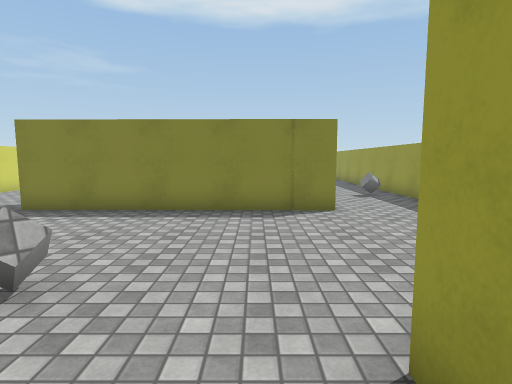
view 1 (above)

22 first-person views from a walk through a 3-D level made in the Unity game engine. The camera is 1.4 m above the floor, tilts 6° down and sees 80° across. The floor is counted in squares, 1 m on a side. Each view is taken from the middle of a square. On the plan, view 1 faces up. The plan holds only what a view shows up to about 14 squares ahead; the rest is blank. The place goes on beyond the plan. The player character is not drawn. Surface patterns are stand-ins for the level's own textures.

view 2
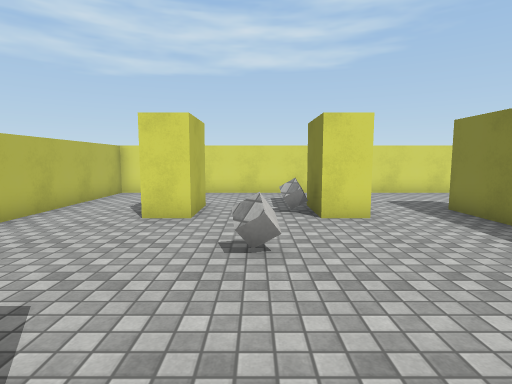

view 3
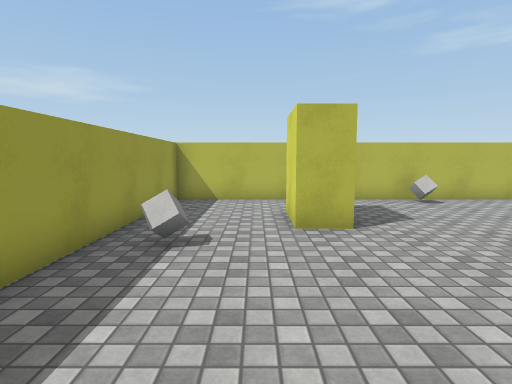

view 4
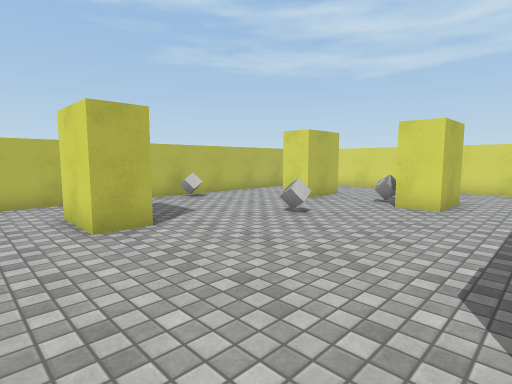

view 5
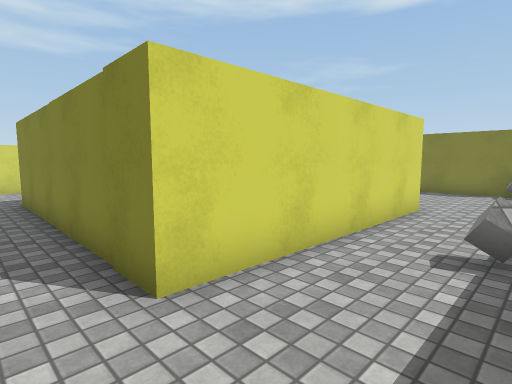

view 6
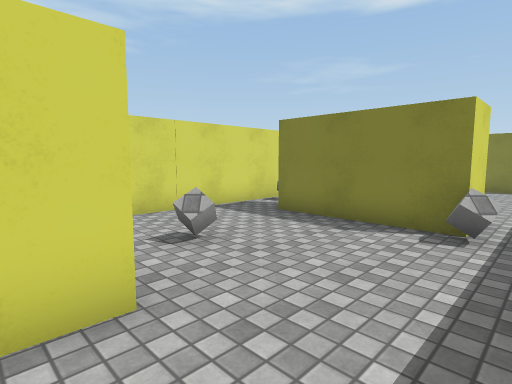

view 7
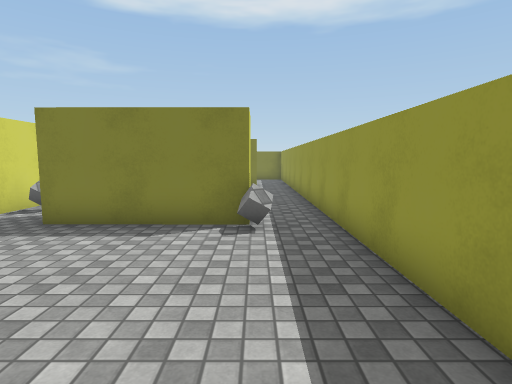

view 8
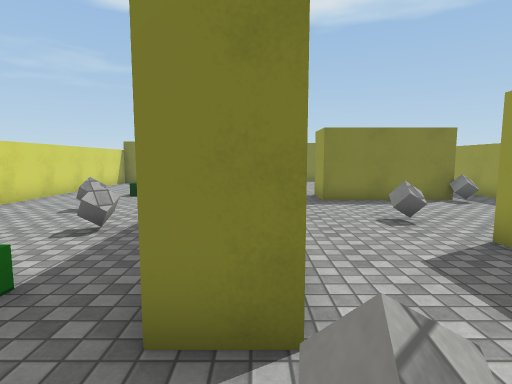

view 9
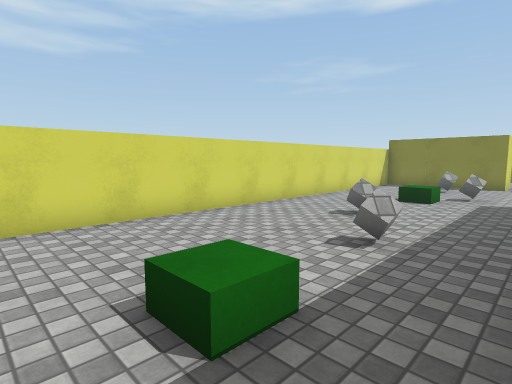

view 10
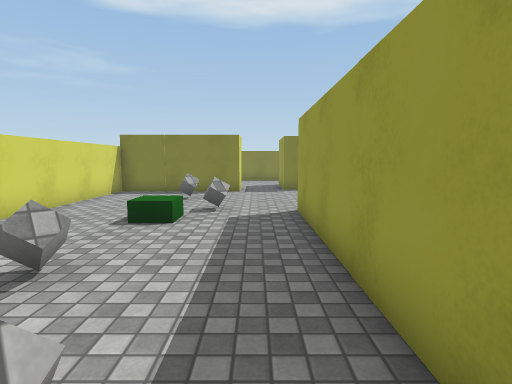

view 11
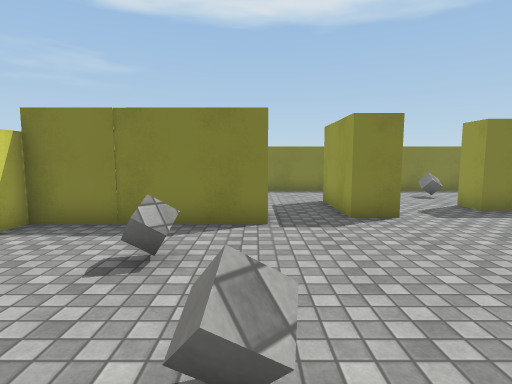

view 12
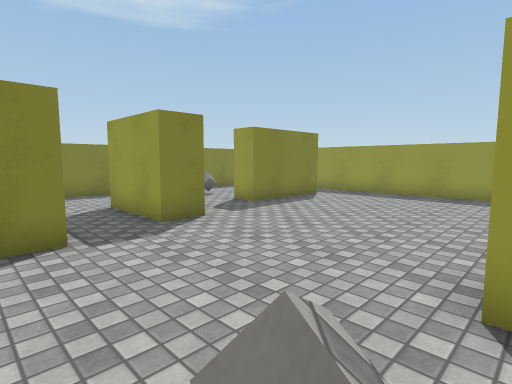

view 13
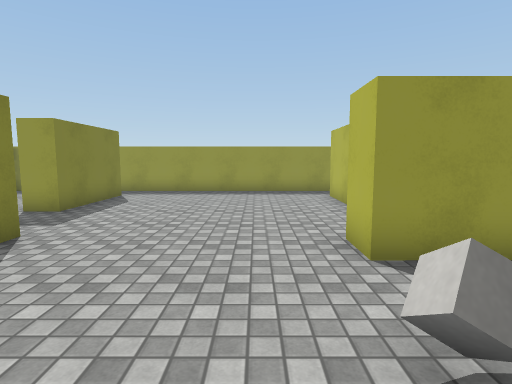

view 14
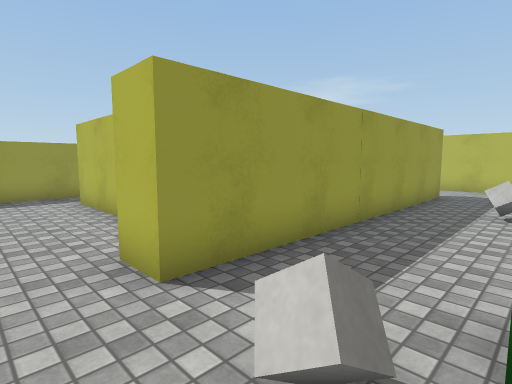

view 15
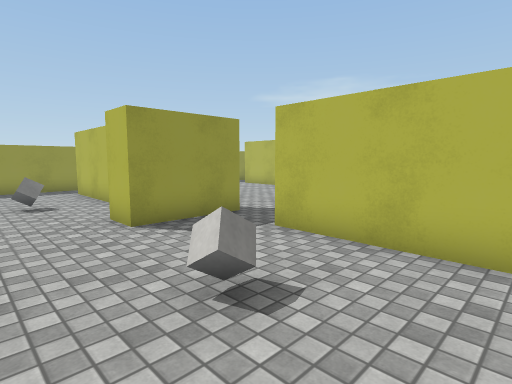

view 16
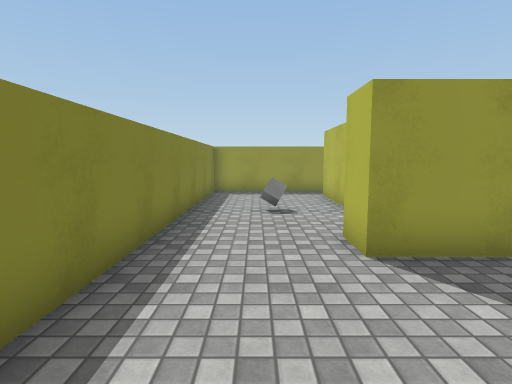

view 17
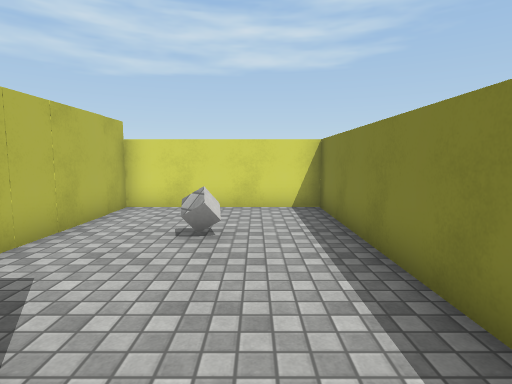

view 18
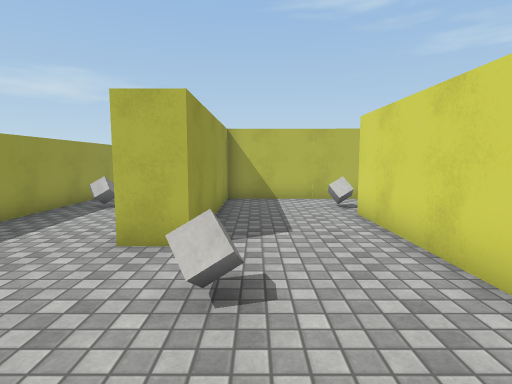

view 19
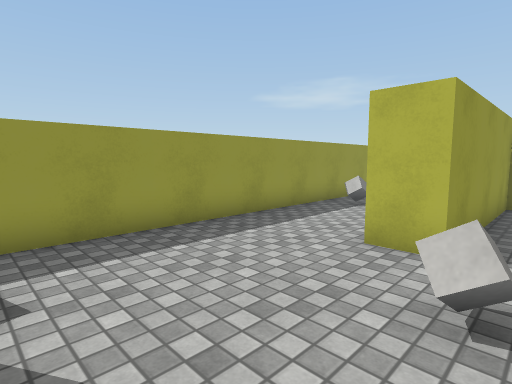

view 20
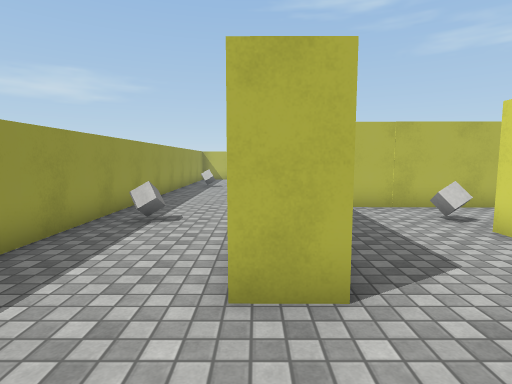

view 21
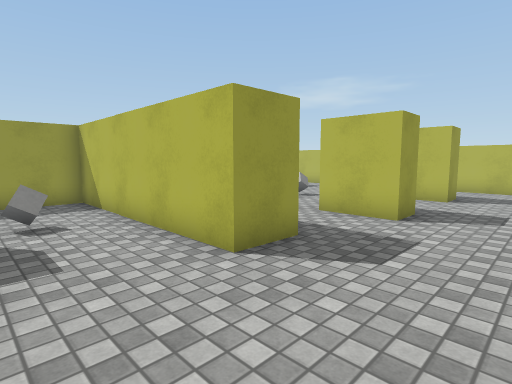

view 22
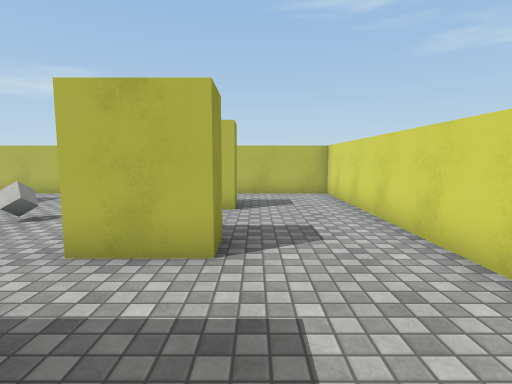

### Floor plan
Points are (right, up) in squares from view 1. A wall is a line through its corners. A room is listed if a view was taken in it or the views show most of it. See-through windows are left out.
Room 1 (views 1, 2, 3, 4, 5, 6, 7, 8, 9, 10, 11, 12, 13, 14, 15, 16, 17, 18, 19, 20, 21, 22)
walls: (1.1, 16.1) (2.3, 16.1) (2.2, 8.4) (-6.6, 8.5) (-6.6, 10) (1.1, 10) (1.1, 16.1); (-2.6, 13.1) (-3.8, 13.1) (-3.8, 24.4) (-2.7, 24.4) (-2.6, 13.1); (0.7, 23.1) (3.9, 23.1) (3.9, 21.6) (-0.7, 21.6) (-0.7, 23.1); (-5.3, 5.8) (-5.3, 4.6) (-7.4, 4.6) (-7.4, 5.8) (-5.3, 5.8); (-2.4, 30.3) (-3.7, 30.3) (-3.7, 33.4) (-2.4, 33.4); (-5.7, 30.2) (-5.7, 29.6) (-11, 29.6) (-11, -2.7) (5.8, -2.7) (5.8, 36.9) (-11, 36.9) (-11, 31.2) (-5.7, 31.2); (4.1, 31.3) (0.2, 31.4) (0.2, 32.4) (4.1, 32.3); (1, 1) (1, 1.9) (2.1, 1.9) (2.1, -0.4); (-7.4, 0.1) (-7.4, 1.4) (-5.3, 1.4) (-5.3, 0.2)
objects: white cube (-8, 20); white cube (-8, 34); white cube (-7, 27); white cube (-6, 4); white cube (-6, 17); white cube (-6, 25); white cube (-3, -2); white cube (-3, 3); white cube (-3, 12); white cube (-2, 23); white cube (0, 18); white cube (1, 35); white cube (4, 3); white cube (4, 12); white cube (4, 21)

Where each view was taken, in squares from view 1:
view 1: 0 up, 0 right, facing up
view 2: 3 up, 2 right, facing left
view 3: 8 up, 3 right, facing down
view 4: 8 up, 4 right, facing down-left
view 5: 7 up, 5 right, facing up-left
view 6: 15 up, 5 right, facing up-left
view 7: 15 up, 4 right, facing up
view 8: 11 up, 3 left, facing up
view 9: 12 up, 4 left, facing up-left
view 10: 16 up, 5 left, facing up
view 11: 23 up, 6 left, facing up
view 12: 24 up, 7 left, facing up-right
view 13: 26 up, 8 left, facing right
view 14: 26 up, 7 left, facing down-right
view 15: 36 up, 10 left, facing down-right
view 16: 35 up, 8 left, facing right
view 17: 35 up, 2 left, facing left
view 18: 21 up, 0 right, facing down
view 19: 21 up, 0 right, facing down-right
view 20: 19 up, 2 right, facing down
view 21: 13 up, 10 left, facing down-right
view 22: 10 up, 8 left, facing down
